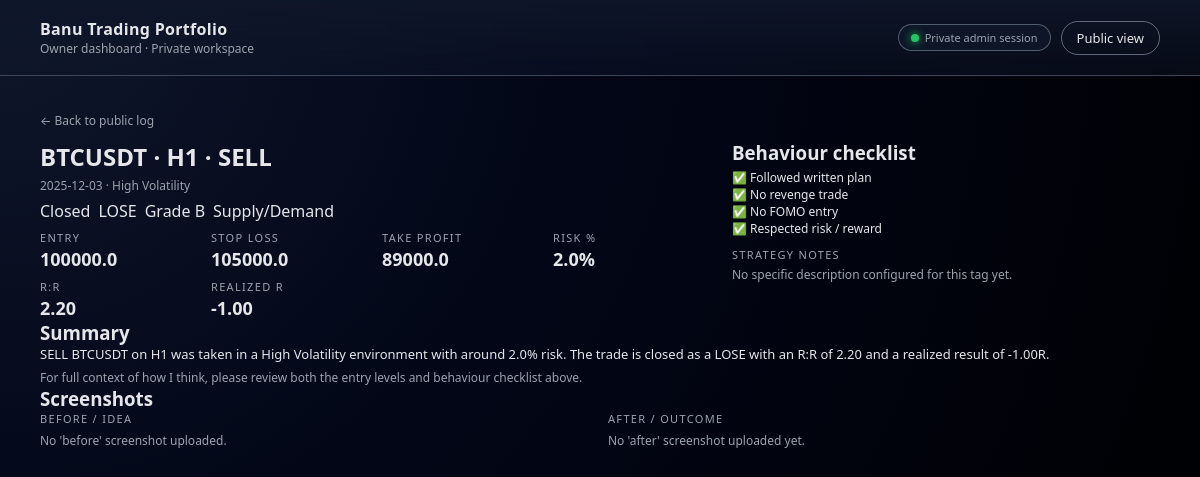
The app's page /trade/2, older data.
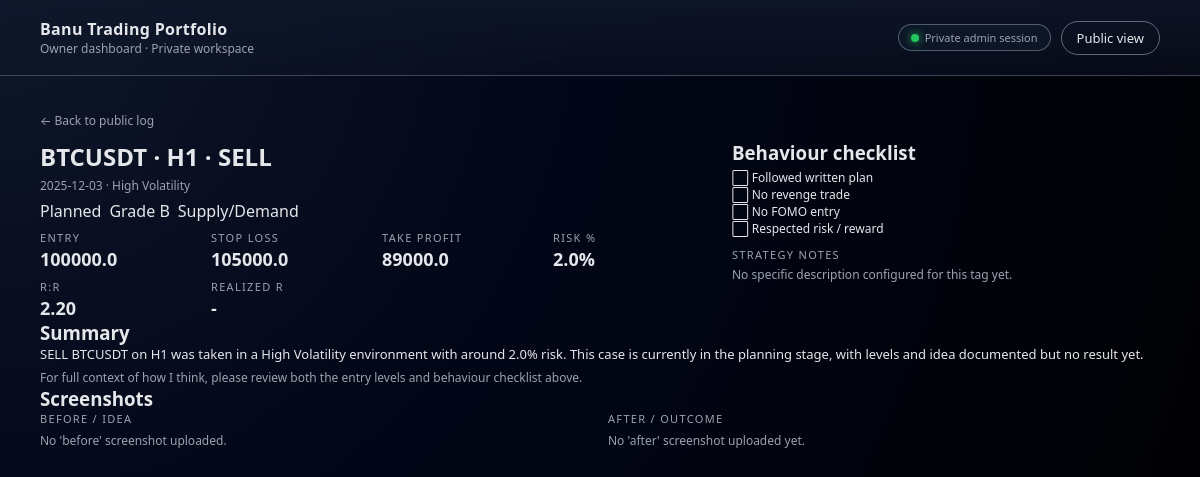
The same page, newer data.
### tables this page shows
CREATE TABLE trades (
            id INTEGER PRIMARY KEY AUTOINCREMENT,
            trade_date TEXT,
            symbol TEXT,
            timeframe TEXT,
            direction TEXT,
            entry_price REAL,
            stop_loss REAL,
            take_profit REAL,
            result TEXT,
            grade TEXT,
            strategy_tag TEXT,
            market_condition TEXT,
            risk_percent REAL,
            rr_ratio REAL,
            realized_r REAL,
            status TEXT,
            followed_plan INTEGER,
            no_revenge INTEGER,
            no_fomo INTEGER,
            respected_rr INTEGER,
            featured INTEGER,
            notes_public TEXT,
            notes_private TEXT,
            screenshot_before_filename TEXT,
            screenshot_after_filename TEXT,
            created_at TEXT
        );

### app.py (the view)
@app.route("/trade/<int:trade_id>")
def trade_detail(trade_id):
    conn = get_db()
    trade = conn.execute("SELECT * FROM trades WHERE id = ?", (trade_id,)).fetchone()
    conn.close()
    if trade is None:
        abort(404)
    direction = (trade["direction"] or "").upper()
    status = (trade["status"] or "").upper()
    result = (trade["result"] or "").upper()
    return render_template(
        "trade_detail.html",
        trade=trade,
        direction=direction,
        status=status,
        result=result,
        strategy_info=STRATEGY_INFO,
        is_admin=is_admin(),
        is_public=False,
    )

### app.py (called while the page is built)
def get_db():
    conn = sqlite3.connect(DB_PATH)
    conn.row_factory = sqlite3.Row
    return conn

def is_admin():
    return bool(session.get("is_admin"))

### templates/trade_detail.html (shortened to what the changed rows need)
{% extends "base.html" %}
{% block content %}
<div class="card" style="margin-top:10px;">
  <div style="display:flex;flex-wrap:wrap;gap:16px;align-items:flex-start;">
    <div style="flex:2 1 260px;">
      <h2 style="margin:0 0 4px;">
        {{ trade['symbol'] }} · {{ trade['timeframe'] }} · {{ direction }}
      </h2>
      <p style="font-size:12px;color:#9ca3af;margin:0 0 6px;">
        {{ trade['trade_date'] }} · {{ trade['market_condition'] or 'Market context not tagged' }}
      </p>
      <div style="display:flex;flex-wrap:wrap;gap:8px;align-items:center;margin-bottom:8px;">
        {% if status %}
          {% if status == 'PLANNED' %}
            <span class="status-badge status-planned">
               Planned
            </span>
          {% elif status == 'ACTIVE' %}
            <span class="status-badge status-active">
              <span class="status-dot"></span> Active
            </span>
          {% elif status == 'CLOSED' %}
            <span class="status-badge status-closed">
               Closed
            </span>
          {% endif %}
        {% endif %}
        {% if result == 'WIN' %}
          <span class="badge badge-win">WIN</span>
        {% elif result == 'LOSE' %}
          <span class="badge badge-lose">LOSE</span>
        {% endif %}
        {% if trade['grade'] %}
          <span class="grade">Grade {{ trade['grade'] }}</span>
        {% endif %}
        {% if trade['strategy_tag'] %}
          <span class="chip">{{ trade['strategy_tag'] }}</span>
        {% endif %}
      </div>
      <div style="display:grid;grid-template-columns:repeat(auto-fit,minmax(140px,1fr));gap:8px;">
        <div>
          <div class="stat-label">Entry</div>
          <div class="stat-value">{{ trade['entry_price'] }}</div>
        </div>
        <div>
          <div class="stat-label">Stop loss</div>
          <div class="stat-value">{{ trade['stop_loss'] }}</div>
        </div>
        <div>
          <div class="stat-label">Take profit</div>
          <div class="stat-value">{{ trade['take_profit'] }}</div>
        </div>
        <div>
          <div class="stat-label">Risk %</div>
          <div class="stat-value">{{ trade['risk_percent'] or 0 }}%</div>
        </div>
        <div>
          <div class="stat-label">R:R</div>
          <div class="stat-value">
            {{ '%.2f'|format(trade['rr_ratio']) if trade['rr_ratio'] is not none else '-' }}
          </div>
        </div>
        <div>
          <div class="stat-label">Realized R</div>
          <div class="stat-value">
            {{ '%.2f'|format(trade['realized_r']) if trade['realized_r'] is not none else '-' }}
          </div>
        </div>
      </div>
    </div>
    <div style="flex:1 1 220px;">
      <ul style="list-style:none;padding:0;margin:0;font-size:12px;color:#e5e7eb;">
        <li>
          {% if trade['followed_plan'] == 1 %}✅{% else %}⬜{% endif %}
          Followed written plan
        </li>
        <li>
          {% if trade['no_revenge'] == 1 %}✅{% else %}⬜{% endif %}
          No revenge trade
        </li>
        <li>
          {% if trade['no_fomo'] == 1 %}✅{% else %}⬜{% endif %}
          No FOMO entry
        </li>
        <li>
          {% if trade['respected_rr'] == 1 %}✅{% else %}⬜{% endif %}
          Respected risk / reward
        </li>
      </ul>
    </div>
  </div>
</div>
<div class="card">
  <h3 style="margin-top:0;">Summary</h3>
  {% if trade['notes_public'] %}
    <p style="font-size:13px;color:#e5e7eb;white-space:pre-wrap;margin:0;">
      {{ trade['notes_public'] }}
    </p>
  {% else %}
    <p style="font-size:13px;color:#e5e7eb;margin:0 0 6px;">
      {{ direction or 'Trade' }} {{ trade['symbol'] or '' }} on {{ trade['timeframe'] or 'N/A' }} was
      taken in a {{ trade['market_condition'] or 'market context not specified' }} environment with
      around {{ trade['risk_percent'] or 0 }}% risk.
      {% if status == 'PLANNED' %}
        This case is currently in the planning stage, with levels and idea documented but no result yet.
      {% elif status == 'ACTIVE' %}
        The trade is currently active; execution details and outcome will be updated once closed.
      {% elif status == 'CLOSED' and result %}
        The trade is closed as a {{ result }} with
        {% if trade['rr_ratio'] is not none %} an R:R of {{ '%.2f'|format(trade['rr_ratio']) }}{% endif %}
        {% if trade['realized_r'] is not none %} and a realized result of {{ '%.2f'|format(trade['realized_r']) }}R{% endif %}.
      {% else %}
        Status is not fully tagged yet; this entry is kept for tracking and review.
      {% endif %}
    </p>
    <p style="font-size:12px;color:#9ca3af;margin:0;">
      For full context of how I think, please review both the entry levels and behaviour checklist above.
    </p>
  {% endif %}
</div>
{% endblock %}

Row changes from the older to the newer data that the page shows:
changed trades "BTCUSDT": realized_r "-1.00" → (not shown); result "LOSE" → (not shown); rr_ratio "2.20" → (not shown)
Text that changed along with them:
text no longer shown: "Closed LOSE ✅ ✅ ✅ ✅ The trade is closed as a with an R:R of and a realized result of R ."
text now shown: "Planned - ⬜ ⬜ ⬜ ⬜ This case is currently in the planning stage, with levels and idea documented but no result yet."
